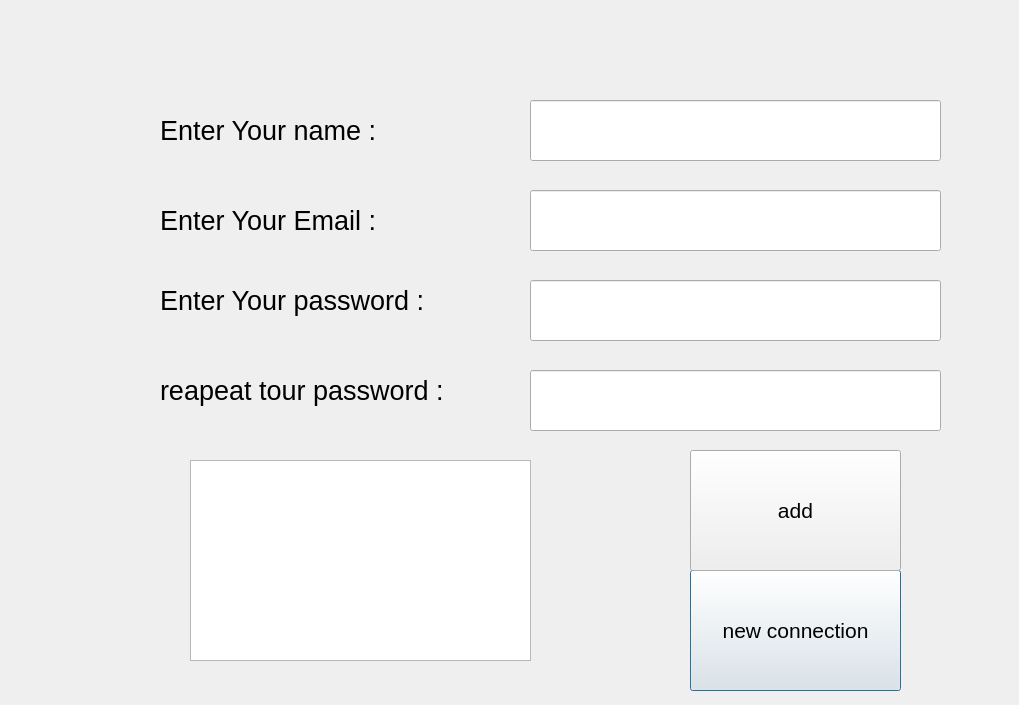
<?xml version="1.0" encoding="UTF-8"?>
<ui version="4.0">
 <class>Client</class>
 <widget class="QDialog" name="Client">
  <property name="geometry">
   <rect>
    <x>0</x>
    <y>0</y>
    <width>1019</width>
    <height>705</height>
   </rect>
  </property>
  <property name="windowTitle">
   <string>Dialog</string>
  </property>
  <widget class="QLabel" name="label">
   <property name="geometry">
    <rect>
     <x>160</x>
     <y>100</y>
     <width>241</width>
     <height>61</height>
    </rect>
   </property>
   <property name="font">
    <font>
     <pointsize>20</pointsize>
    </font>
   </property>
   <property name="text">
    <string>Enter Your name :</string>
   </property>
  </widget>
  <widget class="QLineEdit" name="lineEdit">
   <property name="geometry">
    <rect>
     <x>530</x>
     <y>100</y>
     <width>411</width>
     <height>61</height>
    </rect>
   </property>
   <property name="font">
    <font>
     <pointsize>18</pointsize>
    </font>
   </property>
   <property name="text">
    <string/>
   </property>
  </widget>
  <widget class="QLabel" name="label_2">
   <property name="geometry">
    <rect>
     <x>160</x>
     <y>190</y>
     <width>241</width>
     <height>61</height>
    </rect>
   </property>
   <property name="font">
    <font>
     <pointsize>20</pointsize>
    </font>
   </property>
   <property name="text">
    <string>Enter Your Email :</string>
   </property>
  </widget>
  <widget class="QLabel" name="label_3">
   <property name="geometry">
    <rect>
     <x>160</x>
     <y>270</y>
     <width>271</width>
     <height>61</height>
    </rect>
   </property>
   <property name="font">
    <font>
     <pointsize>20</pointsize>
    </font>
   </property>
   <property name="text">
    <string>Enter Your password :</string>
   </property>
  </widget>
  <widget class="QLabel" name="label_4">
   <property name="geometry">
    <rect>
     <x>160</x>
     <y>360</y>
     <width>301</width>
     <height>61</height>
    </rect>
   </property>
   <property name="font">
    <font>
     <pointsize>20</pointsize>
    </font>
   </property>
   <property name="text">
    <string>reapeat tour password :</string>
   </property>
  </widget>
  <widget class="QLineEdit" name="lineEdit_2">
   <property name="geometry">
    <rect>
     <x>530</x>
     <y>190</y>
     <width>411</width>
     <height>61</height>
    </rect>
   </property>
   <property name="font">
    <font>
     <pointsize>18</pointsize>
    </font>
   </property>
   <property name="text">
    <string/>
   </property>
  </widget>
  <widget class="QLineEdit" name="lineEdit_3">
   <property name="geometry">
    <rect>
     <x>530</x>
     <y>280</y>
     <width>411</width>
     <height>61</height>
    </rect>
   </property>
   <property name="font">
    <font>
     <pointsize>18</pointsize>
    </font>
   </property>
   <property name="text">
    <string/>
   </property>
  </widget>
  <widget class="QLineEdit" name="lineEdit_4">
   <property name="geometry">
    <rect>
     <x>530</x>
     <y>370</y>
     <width>411</width>
     <height>61</height>
    </rect>
   </property>
   <property name="font">
    <font>
     <pointsize>18</pointsize>
    </font>
   </property>
   <property name="text">
    <string/>
   </property>
  </widget>
  <widget class="QPushButton" name="pushButton">
   <property name="geometry">
    <rect>
     <x>690</x>
     <y>570</y>
     <width>211</width>
     <height>121</height>
    </rect>
   </property>
   <property name="font">
    <font>
     <pointsize>16</pointsize>
    </font>
   </property>
   <property name="text">
    <string>new connection</string>
   </property>
  </widget>
  <widget class="QTextEdit" name="ted">
   <property name="geometry">
    <rect>
     <x>190</x>
     <y>460</y>
     <width>341</width>
     <height>201</height>
    </rect>
   </property>
  </widget>
  <widget class="QPushButton" name="pushButton_2">
   <property name="geometry">
    <rect>
     <x>690</x>
     <y>450</y>
     <width>211</width>
     <height>121</height>
    </rect>
   </property>
   <property name="font">
    <font>
     <pointsize>16</pointsize>
    </font>
   </property>
   <property name="text">
    <string>add</string>
   </property>
  </widget>
 </widget>
 <resources/>
 <connections/>
</ui>
